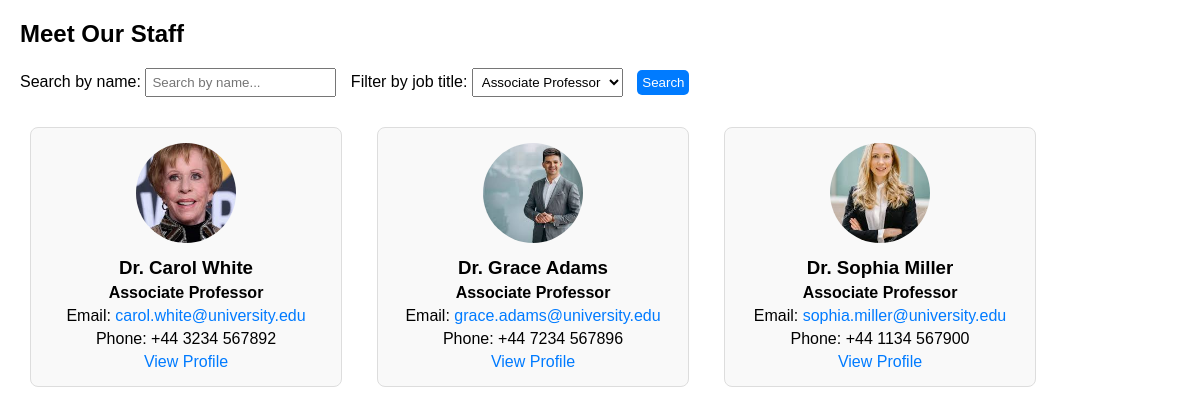
/staff/staff.php?jobFilter=Associate Professor, run on the app's committed database.
### tables this page shows
CREATE TABLE `Staff` (
  `StaffID` int(11) NOT NULL,
  `Name` text NOT NULL,
  `JobTitle` varchar(255) NOT NULL DEFAULT 'Lecturer',
  `Photo` varchar(255) DEFAULT 'default.jpg',
  `Email` varchar(255) DEFAULT NULL,
  `Phone` varchar(20) DEFAULT NULL,
  `Biography` text DEFAULT NULL
);

### staff/staff.php (the view, shortened to what this page needs)
<?php
require 'db_connect.php';
$search = isset($_GET['search']) ? $_GET['search'] : '';
$jobFilter = isset($_GET['jobFilter']) ? $_GET['jobFilter'] : '';
$sql = "SELECT StaffID, Name, JobTitle, Photo, Email, Phone FROM Staff WHERE Name LIKE :search";
$params = ['search' => "%$search%"];
if (!empty($jobFilter)) {
    $sql .= " AND JobTitle = :jobFilter";
    $params['jobFilter'] = $jobFilter;
}
$stmt = $pdo->prepare($sql);
$stmt->execute($params);
$staffMembers = $stmt->fetchAll(PDO::FETCH_ASSOC);
?>
<!DOCTYPE html>
<html lang="en">
<head>
</head>
<body>
    <h2>Meet Our Staff</h2>
    <form method="GET" action="">
        <label for="search">Search by name:</label>
        <input type="text" id="search" name="search" placeholder="Search by name..." value="<?php echo htmlspecialchars($search); ?>">
        <label for="jobFilter">Filter by job title:</label>
        <select id="jobFilter" name="jobFilter">
            <option value="Associate Professor" <?php if ($jobFilter == "Associate Professor") echo "selected"; ?>>Associate Professor</option>
        </select>
        <button type="submit">Search</button>
    </form>
    <div class="staff-container">
        <?php foreach ($staffMembers as $staff) { ?>
            <div class="staff-card">
                <img src="staff_photo/<?php echo htmlspecialchars($staff['Photo']); ?>" alt="Photo of <?php echo htmlspecialchars($staff['Name']); ?>">
                <h3><?php echo htmlspecialchars($staff['Name']); ?></h3>
                <p><strong><?php echo htmlspecialchars($staff['JobTitle']); ?></strong></p>
                <p>Email: <a href="mailto:<?php echo htmlspecialchars($staff['Email']); ?>"><?php echo htmlspecialchars($staff['Email']); ?></a></p>
                <p>Phone: <?php echo htmlspecialchars($staff['Phone']); ?></p>
                <a href="staff_details.php?staff_id=<?php echo $staff['StaffID']; ?>" tabindex="0">View Profile</a>
            </div>
        <?php } ?>
    </div>
</body>
</html>

### staff/staff.php (style rules this page uses)
body { font-family: Arial, sans-serif; margin: 20px; }
.staff-container { display: flex; flex-wrap: wrap; gap: 15px; }
.staff-card { border: 1px solid #ddd; padding: 15px; margin: 10px; width: 280px; background-color: #f9f9f9; border-radius: 8px; text-align: center; }
.staff-card img { width: 100px; height: 100px; border-radius: 50%; object-fit: cover; margin-bottom: 10px; }
.staff-card h3 { margin: 0 0 5px; }
.staff-card p { margin: 5px 0; }
.staff-card a { color: #007bff; text-decoration: none; }
form { margin-bottom: 20px; }
input, select, button { padding: 5px; margin-right: 10px; }
button { background-color: #007bff; color: white; border: none; border-radius: 5px; }

### data on the page
staff: Photo (picture), Name "Dr. Carol White", JobTitle "Associate Professor", Email "carol.white@university.edu", Phone "+44 3234 567892"
staff: Photo (picture), Name "Dr. Grace Adams", JobTitle "Associate Professor", Email "grace.adams@university.edu", Phone "+44 7234 567896"
staff: Photo (picture), Name "Dr. Sophia Miller", JobTitle "Associate Professor", Email "sophia.miller@university.edu", Phone "+44 1134 567900"
